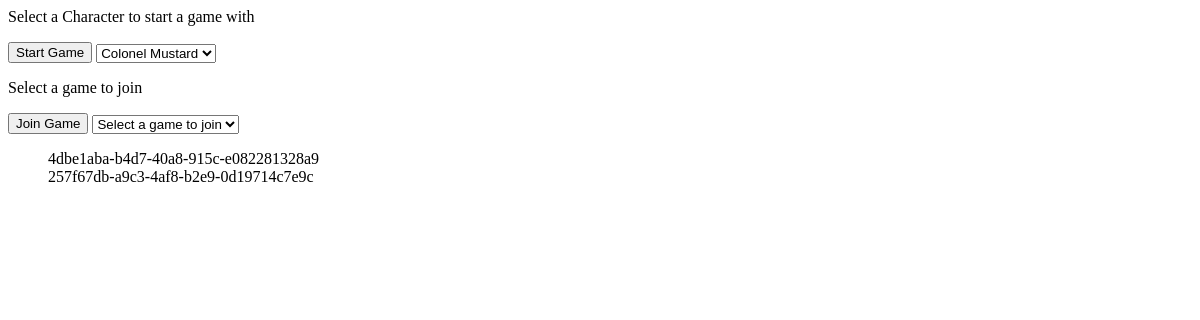
/, run on an earlier commit of the app's database.
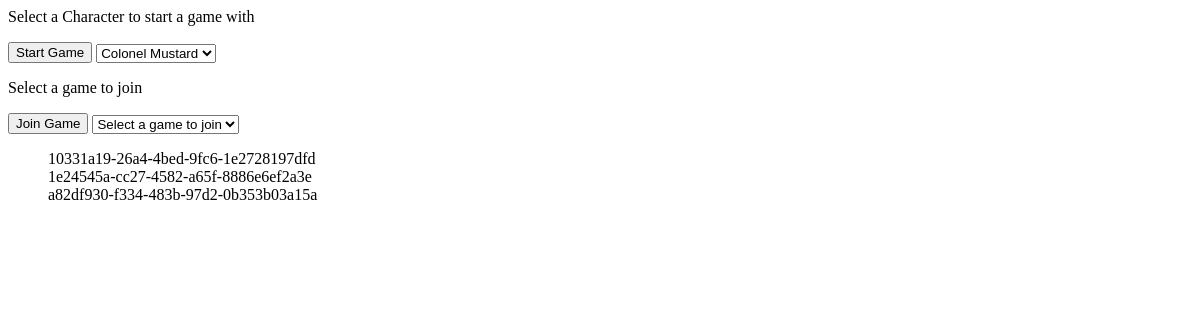
And on a later commit of the database.
### lobby/models.py (models this page shows, shortened)
class ActiveGames(models.Model):
    id = models.UUIDField(primary_key=True, default=uuid.uuid4, editable=False)
    num_of_players = models.BigIntegerField()
    solution_character = models.CharField(max_length=100)
    solution_room = models.CharField(max_length=100)
    solution_weapon = models.CharField(max_length=100)

### lobby/views.py (the view)
# urls.py: path("", views.index, name="index"),
def index(request):
    game_list = ActiveGames.objects.all()
    playerId = request.COOKIES.get('playerId')
    in_game = False
    try:
        Players.objects.get(id=playerId)
        in_game = True
    except:
        print("Player not in game")
    context = {
        "gameList": game_list,
        "inGame": in_game
    }
    response = render(request, "lobby/index.html", context)
    response['Cache-Control'] = 'no-cache, no-store, must-revalidate, max-age=0, proxy-revalidate'
    response['Pragma'] = "no-cache"
    response['Expires'] = "Wed, 11 Jan 1984 05:00:00 GMT"
    return response

### lobby/templates/lobby/index.html (shortened to what this page needs)
{% load static %}
<link  href="{% static 'lobby/css/style.css' %}" rel="stylesheet">
<div>
    <p >Select a Character to start a game with</p>
    <button class="startGameButton">Start Game</button>
    <select name="characters" id="characters" class="characters">
        <option value="Colonel Mustard">Colonel Mustard</option>
    </select>
    {% if inGame %}
        <p>Place current game player is in here</p>
    {% else %}
        <p>Select a game to join</p>
        <button class="joinGameButton">Join Game</button>
        <select name="characters" id="charactersJoin" class="characters">
            <option value="Select a game to join">Select a game to join</option>
        </select>
        <ul>
            {% for game in gameList %}
                <li class="game">{{game.id}}</li>
            {% endfor %}
        </ul>
    {% endif %}
</div>

What changed in the data, as far as the page shows it:
removed ActiveGames: id "4dbe1aba-b4d7-40a8-915c-e082281328a9"
removed ActiveGames: id "257f67db-a9c3-4af8-b2e9-0d19714c7e9c"
added ActiveGames: id "10331a19-26a4-4bed-9fc6-1e2728197dfd"
added ActiveGames: id "1e24545a-cc27-4582-a65f-8886e6ef2a3e"
added ActiveGames: id "a82df930-f334-483b-97d2-0b353b03a15a"
